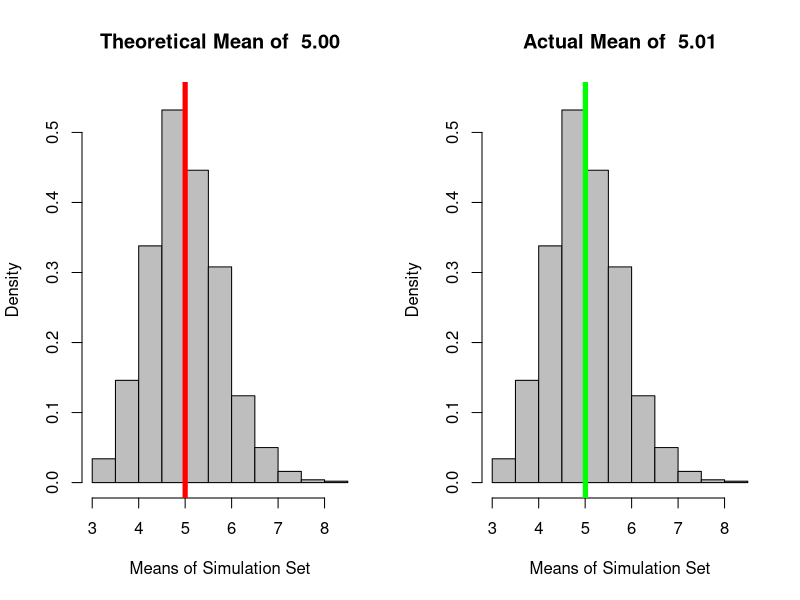
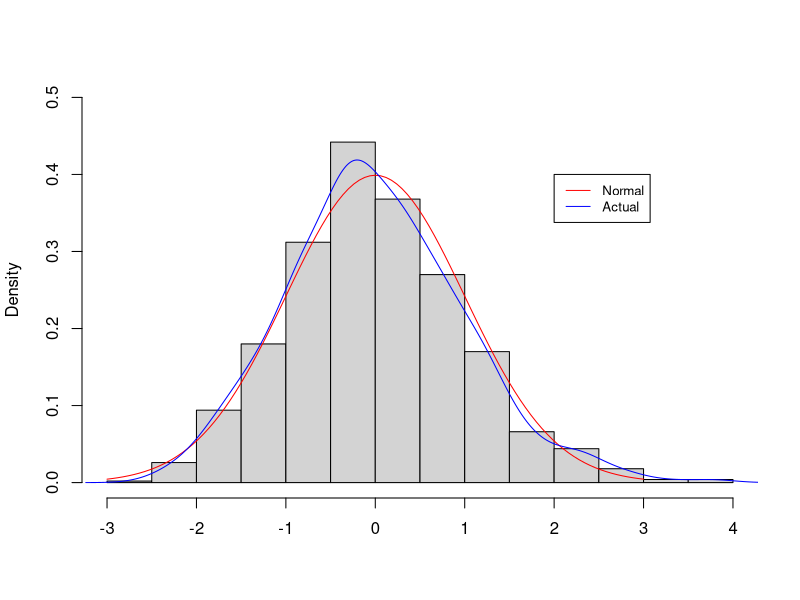

Recreate these plots in R, in order.
## ---- chunk 1
set.seed(123456789);
## ---- chunk 2
l<-0.2        # lambda
n<-40         # number of exponentials
s<-1000       # number of simulations

# initialize a data frame with a row count of the number of simulations
df<-data.frame(mean=numeric(s))

# iterate 1 to the number of simulations variable
for (i in 1:s) {
  ss<-rexp(n,l)     # simulation set of n exponential with l lambda
  df[i,1]<-mean(ss) # mean of simulation set
}
## ---- chunk 3
tm<-1/l             # theoretical mean
## ---- chunk 4
format(round(tm,2),nsmall=2)
## ---- chunk 5
am<-mean(df$mean)   # actual mean
## ---- chunk 6
format(round(am,2),nsmall=2)
## ---- chunk 7
par(mfrow=c(1,2))
hist(df$mean,probability=T,main=paste('Theoretical Mean of ',format(round(tm,2),nsmall=2)),ylim=c(0,0.55),col='gray',xlab='Means of Simulation Set')
abline(v=tm,col='red',lwd=5)
hist(df$mean,probability=T,main=paste('Actual Mean of ',format(round(am,2),nsmall=2)),ylim=c(0,0.55),col='gray',xlab='Means of Simulation Set')
abline(v=am,col='green',lwd=5)
## ---- chunk 8
tv<-((1/l)^2)/n     # theoretical variance
## ---- chunk 9
format(round(tv,3),nsmall=3)
## ---- chunk 10
av<-var(df$mean)    # actual variance
## ---- chunk 11
format(round(av,3),nsmall=3)
## ---- chunk 12
par(mfrow=c(1,1))
hist(scale(df$mean),probability=T,main='',ylim=c(0,0.5),xlab='')
curve(dnorm(x,0,1),-3,3, col='red',add=T) # normal distribution
lines(density(scale(df$mean)),col='blue') # actual distribution 
legend(2,0.4,c('Normal','Actual'),cex=0.8,col=c('red','blue'),lty=1)
